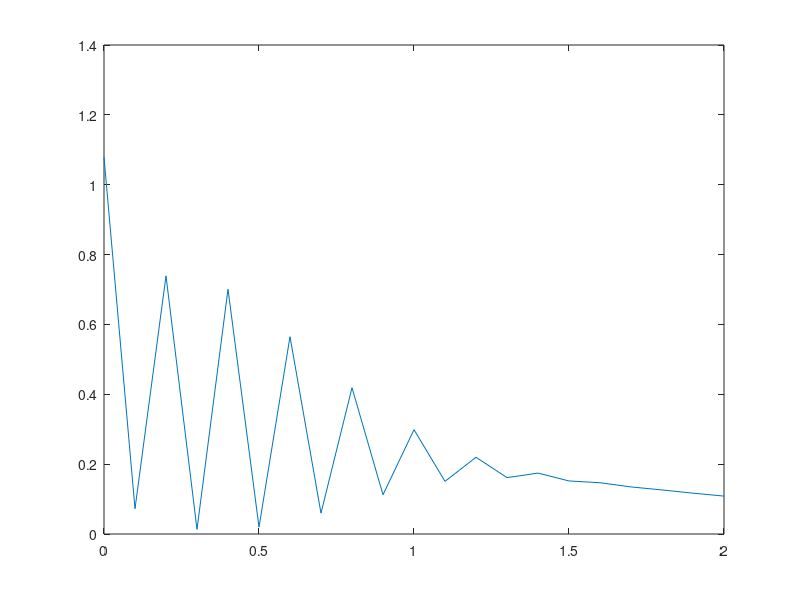

The MATLAB script that drew this image: (Note: this script raises an error after producing the figure.)
clear all; clc;
L = 2;
theta = 0;
H = 3;
theta_d = asin(3/(2*L));
dt = 0.1;
i=0;

Kp = 1.5;
Ki = 0;
Kd = 0;
integral = 0;
preAngle = theta;
result=zeros();
t_ = 0:dt:2;

for t = t_
    i=i+1;
    error = theta_d-theta;
    pControl = Kp * error;
    integral = integral + error * dt;
    iControl = Ki * integral;
    dAngle = theta - preAngle;
    dControl = -Kd * (dAngle / dt);

    preAngle = theta;
    pidControl = pControl + iControl + dControl;
    
    theta = pidControl * error * exp(-t);
    fprintf("%d\n",theta);
    result(i)=theta;
end
plot(t_,result);
hold on;
fplot(asin(3/(2*L)));